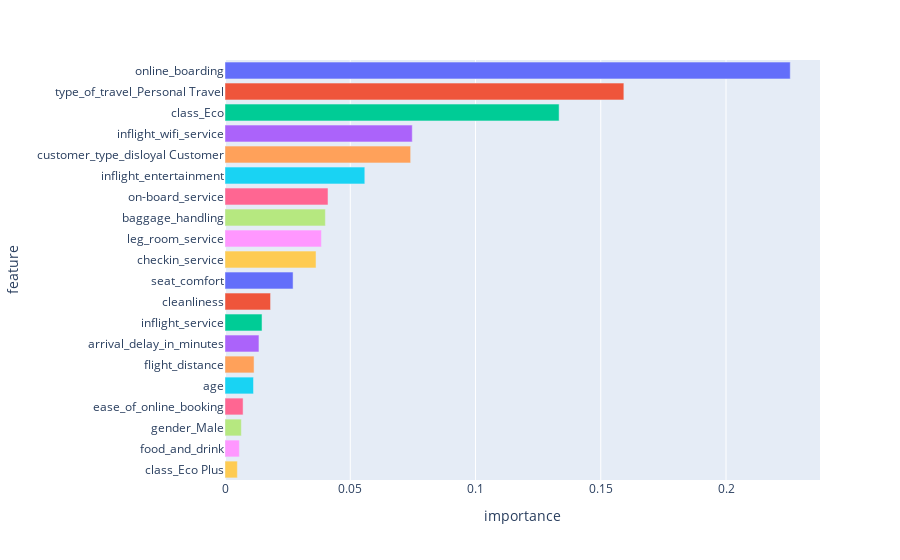

Notebook code for this chart:
### Code cell
fig = pd.DataFrame([model.best_estimator_.feature_names_in_,model.best_estimator_.feature_importances_]).T.\
        rename(columns = {0 : "feature", 1 : "importance"}).sort_values("importance", ascending = False).\
            plot(y = "feature", x=  "importance", kind = "barh",
                    backend = "plotly",color = "feature")

fig.update_layout(showlegend = False)

### Figure 1 — Plotly figure (JSON) as saved in the notebook; plotly's stock layout.template omitted (floating-point values rounded to 4 significant figures)
{"data": [{"alignmentgroup": "True", "hovertemplate": "feature=%{y}<br>importance=%{x}<extra></extra>", "legendgroup": "online_boarding", "marker": {"color": "#636efa", "pattern": {"shape": ""}}, "name": "online_boarding", "offsetgroup": "online_boarding", "orientation": "h", "showlegend": true, "textposition": "auto", "type": "bar", "x": [0.2256], "xaxis": "x", "y": ["online_boarding"], "yaxis": "y"}, {"alignmentgroup": "True", "hovertemplate": "feature=%{y}<br>importance=%{x}<extra></extra>", "legendgroup": "type_of_travel_Personal Travel", "marker": {"color": "#EF553B", "pattern": {"shape": ""}}, "name": "type_of_travel_Personal Travel", "offsetgroup": "type_of_travel_Personal Travel", "orientation": "h", "showlegend": true, "textposition": "auto", "type": "bar", "x": [0.1592], "xaxis": "x", "y": ["type_of_travel_Personal Travel"], "yaxis": "y"}, {"alignmentgroup": "True", "hovertemplate": "feature=%{y}<br>importance=%{x}<extra></extra>", "legendgroup": "class_Eco", "marker": {"color": "#00cc96", "pattern": {"shape": ""}}, "name": "class_Eco", "offsetgroup": "class_Eco", "orientation": "h", "showlegend": true, "textposition": "auto", "type": "bar", "x": [0.1334], "xaxis": "x", "y": ["class_Eco"], "yaxis": "y"}, {"alignmentgroup": "True", "hovertemplate": "feature=%{y}<br>importance=%{x}<extra></extra>", "legendgroup": "inflight_wifi_service", "marker": {"color": "#ab63fa", "pattern": {"shape": ""}}, "name": "inflight_wifi_service", "offsetgroup": "inflight_wifi_service", "orientation": "h", "showlegend": true, "textposition": "auto", "type": "bar", "x": [0.07475], "xaxis": "x", "y": ["inflight_wifi_service"], "yaxis": "y"}, {"alignmentgroup": "True", "hovertemplate": "feature=%{y}<br>importance=%{x}<extra></extra>", "legendgroup": "customer_type_disloyal Customer", "marker": {"color": "#FFA15A", "pattern": {"shape": ""}}, "name": "customer_type_disloyal Customer", "offsetgroup": "customer_type_disloyal Customer", "orientation": "h", "showlegend": true, "textposition": "auto", "type": "bar", "x": [0.07411], "xaxis": "x", "y": ["customer_type_disloyal Customer"], "yaxis": "y"}, {"alignmentgroup": "True", "hovertemplate": "feature=%{y}<br>importance=%{x}<extra></extra>", "legendgroup": "inflight_entertainment", "marker": {"color": "#19d3f3", "pattern": {"shape": ""}}, "name": "inflight_entertainment", "offsetgroup": "inflight_entertainment", "orientation": "h", "showlegend": true, "textposition": "auto", "type": "bar", "x": [0.05581], "xaxis": "x", "y": ["inflight_entertainment"], "yaxis": "y"}, {"alignmentgroup": "True", "hovertemplate": "feature=%{y}<br>importance=%{x}<extra></extra>", "legendgroup": "on-board_service", "marker": {"color": "#FF6692", "pattern": {"shape": ""}}, "name": "on-board_service", "offsetgroup": "on-board_service", "orientation": "h", "showlegend": true, "textposition": "auto", "type": "bar", "x": [0.04111], "xaxis": "x", "y": ["on-board_service"], "yaxis": "y"}, {"alignmentgroup": "True", "hovertemplate": "feature=%{y}<br>importance=%{x}<extra></extra>", "legendgroup": "baggage_handling", "marker": {"color": "#B6E880", "pattern": {"shape": ""}}, "name": "baggage_handling", "offsetgroup": "baggage_handling", "orientation": "h", "showlegend": true, "textposition": "auto", "type": "bar", "x": [0.04007], "xaxis": "x", "y": ["baggage_handling"], "yaxis": "y"}, {"alignmentgroup": "True", "hovertemplate": "feature=%{y}<br>importance=%{x}<extra></extra>", "legendgroup": "leg_room_service", "marker": {"color": "#FF97FF", "pattern": {"shape": ""}}, "name": "leg_room_service", "offsetgroup": "leg_room_service", "orientation": "h", "showlegend": true, "textposition": "auto", "type": "bar", "x": [0.03848], "xaxis": "x", "y": ["leg_room_service"], "yaxis": "y"}, {"alignmentgroup": "True", "hovertemplate": "feature=%{y}<br>importance=%{x}<extra></extra>", "legendgroup": "checkin_service", "marker": {"color": "#FECB52", "pattern": {"shape": ""}}, "name": "checkin_service", "offsetgroup": "checkin_service", "orientation": "h", "showlegend": true, "textposition": "auto", "type": "bar", "x": [0.03633], "xaxis": "x", "y": ["checkin_service"], "yaxis": "y"}, {"alignmentgroup": "True", "hovertemplate": "feature=%{y}<br>importance=%{x}<extra></extra>", "legendgroup": "seat_comfort", "marker": {"color": "#636efa", "pattern": {"shape": ""}}, "name": "seat_comfort", "offsetgroup": "seat_comfort", "orientation": "h", "showlegend": true, "textposition": "auto", "type": "bar", "x": [0.02718], "xaxis": "x", "y": ["seat_comfort"], "yaxis": "y"}, {"alignmentgroup": "True", "hovertemplate": "feature=%{y}<br>importance=%{x}<extra></extra>", "legendgroup": "cleanliness", "marker": {"color": "#EF553B", "pattern": {"shape": ""}}, "name": "cleanliness", "offsetgroup": "cleanliness", "orientation": "h", "showlegend": true, "textposition": "auto", "type": "bar", "x": [0.01818], "xaxis": "x", "y": ["cleanliness"], "yaxis": "y"}, {"alignmentgroup": "True", "hovertemplate": "feature=%{y}<br>importance=%{x}<extra></extra>", "legendgroup": "inflight_service", "marker": {"color": "#00cc96", "pattern": {"shape": ""}}, "name": "inflight_service", "offsetgroup": "inflight_service", "orientation": "h", "showlegend": true, "textposition": "auto", "type": "bar", "x": [0.01478], "xaxis": "x", "y": ["inflight_service"], "yaxis": "y"}, {"alignmentgroup": "True", "hovertemplate": "feature=%{y}<br>importance=%{x}<extra></extra>", "legendgroup": "arrival_delay_in_minutes", "marker": {"color": "#ab63fa", "pattern": {"shape": ""}}, "name": "arrival_delay_in_minutes", "offsetgroup": "arrival_delay_in_minutes", "orientation": "h", "showlegend": true, "textposition": "auto", "type": "bar", "x": [0.01355], "xaxis": "x", "y": ["arrival_delay_in_minutes"], "yaxis": "y"}, {"alignmentgroup": "True", "hovertemplate": "feature=%{y}<br>importance=%{x}<extra></extra>", "legendgroup": "flight_distance", "marker": {"color": "#FFA15A", "pattern": {"shape": ""}}, "name": "flight_distance", "offsetgroup": "flight_distance", "orientation": "h", "showlegend": true, "textposition": "auto", "type": "bar", "x": [0.0116], "xaxis": "x", "y": ["flight_distance"], "yaxis": "y"}, {"alignmentgroup": "True", "hovertemplate": "feature=%{y}<br>importance=%{x}<extra></extra>", "legendgroup": "age", "marker": {"color": "#19d3f3", "pattern": {"shape": ""}}, "name": "age", "offsetgroup": "age", "orientation": "h", "showlegend": true, "textposition": "auto", "type": "bar", "x": [0.01138], "xaxis": "x", "y": ["age"], "yaxis": "y"}, {"alignmentgroup": "True", "hovertemplate": "feature=%{y}<br>importance=%{x}<extra></extra>", "legendgroup": "ease_of_online_booking", "marker": {"color": "#FF6692", "pattern": {"shape": ""}}, "name": "ease_of_online_booking", "offsetgroup": "ease_of_online_booking", "orientation": "h", "showlegend": true, "textposition": "auto", "type": "bar", "x": [0.00722], "xaxis": "x", "y": ["ease_of_online_booking"], "yaxis": "y"}, {"alignmentgroup": "True", "hovertemplate": "feature=%{y}<br>importance=%{x}<extra></extra>", "legendgroup": "gender_Male", "marker": {"color": "#B6E880", "pattern": {"shape": ""}}, "name": "gender_Male", "offsetgroup": "gender_Male", "orientation": "h", "showlegend": true, "textposition": "auto", "type": "bar", "x": [0.006526], "xaxis": "x", "y": ["gender_Male"], "yaxis": "y"}, {"alignmentgroup": "True", "hovertemplate": "feature=%{y}<br>importance=%{x}<extra></extra>", "legendgroup": "food_and_drink", "marker": {"color": "#FF97FF", "pattern": {"shape": ""}}, "name": "food_and_drink", "offsetgroup": "food_and_drink", "orientation": "h", "showlegend": true, "textposition": "auto", "type": "bar", "x": [0.005737], "xaxis": "x", "y": ["food_and_drink"], "yaxis": "y"}, {"alignmentgroup": "True", "hovertemplate": "feature=%{y}<br>importance=%{x}<extra></extra>", "legendgroup": "class_Eco Plus", "marker": {"color": "#FECB52", "pattern": {"shape": ""}}, "name": "class_Eco Plus", "offsetgroup": "class_Eco Plus", "orientation": "h", "showlegend": true, "textposition": "auto", "type": "bar", "x": [0.004938], "xaxis": "x", "y": ["class_Eco Plus"], "yaxis": "y"}], "layout": {"autosize": true, "barmode": "relative", "legend": {"title": {"text": "feature"}, "tracegroupgap": 0}, "margin": {"t": 60}, "showlegend": false, "xaxis": {"anchor": "y", "autorange": true, "domain": [0, 1], "range": [0, 0.2375], "title": {"text": "importance"}, "type": "linear"}, "yaxis": {"anchor": "x", "autorange": true, "categoryarray": ["class_Eco Plus", "food_and_drink", "gender_Male", "ease_of_online_booking", "age", "flight_distance", "arrival_delay_in_minutes", "inflight_service", "cleanliness", "seat_comfort", "checkin_service", "leg_room_service", "baggage_handling", "on-board_service", "inflight_entertainment", "customer_type_disloyal Customer", "inflight_wifi_service", "class_Eco", "type_of_travel_Personal Travel", "online_boarding"], "categoryorder": "array", "domain": [0, 1], "range": [-0.5, 19.5], "title": {"text": "feature"}, "type": "category"}}}
